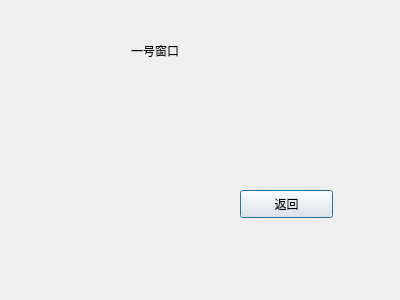
<?xml version="1.0" encoding="UTF-8"?>
<ui version="4.0">
 <class>Dialog1</class>
 <widget class="QDialog" name="Dialog1">
  <property name="geometry">
   <rect>
    <x>0</x>
    <y>0</y>
    <width>400</width>
    <height>300</height>
   </rect>
  </property>
  <property name="windowTitle">
   <string>Dialog</string>
  </property>
  <widget class="QPushButton" name="pushButton">
   <property name="geometry">
    <rect>
     <x>240</x>
     <y>190</y>
     <width>93</width>
     <height>28</height>
    </rect>
   </property>
   <property name="text">
    <string>返回</string>
   </property>
  </widget>
  <widget class="QLabel" name="label">
   <property name="geometry">
    <rect>
     <x>131</x>
     <y>30</y>
     <width>91</width>
     <height>41</height>
    </rect>
   </property>
   <property name="text">
    <string>一号窗口</string>
   </property>
  </widget>
 </widget>
 <resources/>
 <connections/>
</ui>
